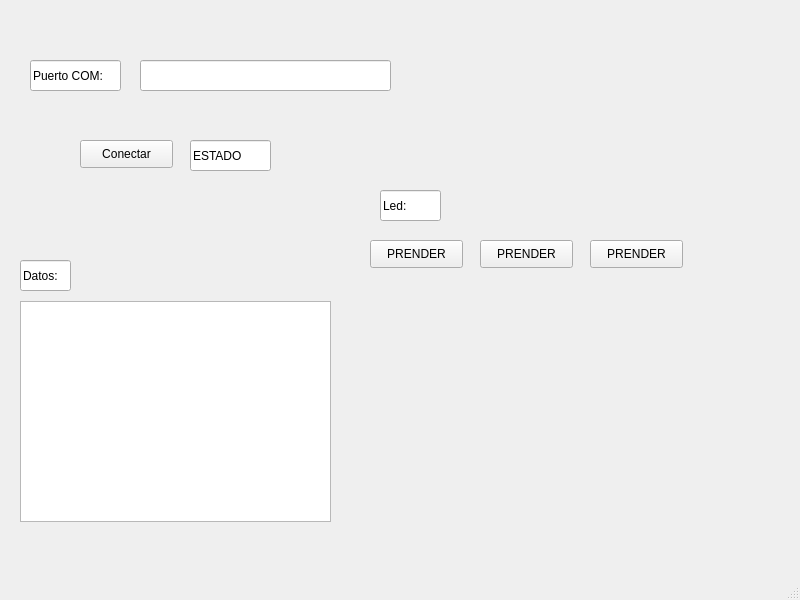
<?xml version="1.0" encoding="UTF-8"?>
<ui version="4.0">
 <class>MainWindow</class>
 <widget class="QMainWindow" name="MainWindow">
  <property name="geometry">
   <rect>
    <x>0</x>
    <y>0</y>
    <width>800</width>
    <height>600</height>
   </rect>
  </property>
  <property name="windowTitle">
   <string>MainWindow</string>
  </property>
  <widget class="QWidget" name="centralwidget">
   <widget class="QLineEdit" name="lineEdit">
    <property name="geometry">
     <rect>
      <x>30</x>
      <y>60</y>
      <width>91</width>
      <height>31</height>
     </rect>
    </property>
    <property name="text">
     <string>Puerto COM:</string>
    </property>
   </widget>
   <widget class="QLineEdit" name="txt_com">
    <property name="geometry">
     <rect>
      <x>140</x>
      <y>60</y>
      <width>251</width>
      <height>31</height>
     </rect>
    </property>
   </widget>
   <widget class="QPushButton" name="btn_accion">
    <property name="geometry">
     <rect>
      <x>80</x>
      <y>140</y>
      <width>93</width>
      <height>28</height>
     </rect>
    </property>
    <property name="text">
     <string>Conectar</string>
    </property>
   </widget>
   <widget class="QLabel" name="txt_estado">
    <property name="geometry">
     <rect>
      <x>230</x>
      <y>110</y>
      <width>71</width>
      <height>31</height>
     </rect>
    </property>
    <property name="text">
     <string/>
    </property>
   </widget>
   <widget class="QLineEdit" name="lineEdit_2">
    <property name="geometry">
     <rect>
      <x>20</x>
      <y>260</y>
      <width>51</width>
      <height>31</height>
     </rect>
    </property>
    <property name="text">
     <string>Datos:</string>
    </property>
   </widget>
   <widget class="QListView" name="listdatos">
    <property name="geometry">
     <rect>
      <x>20</x>
      <y>301</y>
      <width>311</width>
      <height>221</height>
     </rect>
    </property>
   </widget>
   <widget class="QLineEdit" name="lineEdit_3">
    <property name="geometry">
     <rect>
      <x>380</x>
      <y>190</y>
      <width>61</width>
      <height>31</height>
     </rect>
    </property>
    <property name="text">
     <string>Led:</string>
    </property>
   </widget>
   <widget class="QPushButton" name="btn_led0">
    <property name="geometry">
     <rect>
      <x>370</x>
      <y>240</y>
      <width>93</width>
      <height>28</height>
     </rect>
    </property>
    <property name="text">
     <string>PRENDER</string>
    </property>
   </widget>
   <widget class="QLineEdit" name="lineEdit_4">
    <property name="geometry">
     <rect>
      <x>190</x>
      <y>140</y>
      <width>81</width>
      <height>31</height>
     </rect>
    </property>
    <property name="text">
     <string>ESTADO</string>
    </property>
   </widget>
   <widget class="QPushButton" name="btn_led2">
    <property name="geometry">
     <rect>
      <x>590</x>
      <y>240</y>
      <width>93</width>
      <height>28</height>
     </rect>
    </property>
    <property name="text">
     <string>PRENDER</string>
    </property>
   </widget>
   <widget class="QPushButton" name="btn_led1">
    <property name="geometry">
     <rect>
      <x>480</x>
      <y>240</y>
      <width>93</width>
      <height>28</height>
     </rect>
    </property>
    <property name="text">
     <string>PRENDER</string>
    </property>
   </widget>
  </widget>
  <widget class="QMenuBar" name="menubar">
   <property name="geometry">
    <rect>
     <x>0</x>
     <y>0</y>
     <width>800</width>
     <height>26</height>
    </rect>
   </property>
  </widget>
  <widget class="QStatusBar" name="statusbar"/>
 </widget>
 <resources/>
 <connections/>
</ui>
